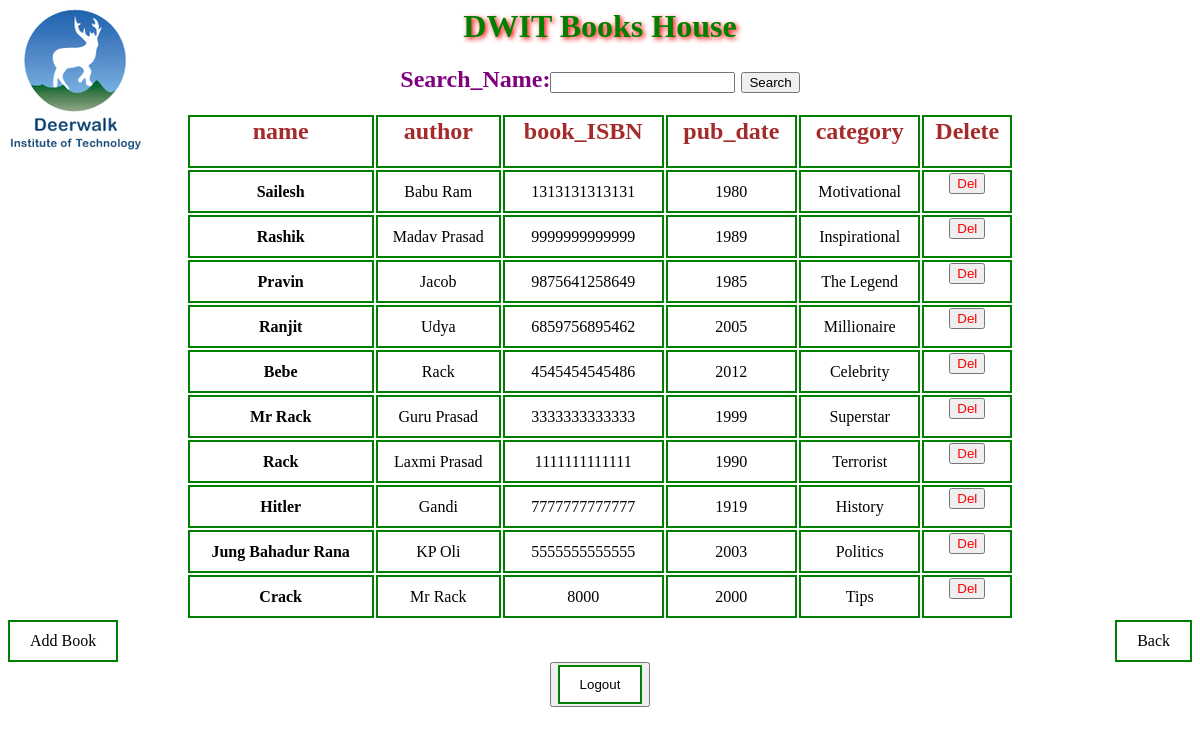
The app's page /list_of_book with its own data.
### book/models.py (models this page shows)
class Book(models.Model):
	name=models.CharField(max_length=100, blank=False)
	author=models.CharField(max_length=50, blank=False)
	book_ISBN=models.CharField(max_length=50, blank=False)
	pub_date=models.CharField(max_length=50, blank=False)
	category=models.CharField(max_length=100, blank=False)

### book/views.py (the view, shortened to what this page needs)
# urls.py: path('list_of_book',list_of_book),
def list_of_book(request):
	if request.method=='GET':
		books=Book.objects.all()
		return render(request,"book/list_of_book.html",{'books':books})

### book/templates/book/list_of_book.html (shortened to what this page needs)
{% load static %}
<link rel="stylesheet" type="text/css" href="{% static 'book/style.css' %}" />
<html>
<head>
</head>
<body div class="bod">
	<h1><b>DWIT Books House</b></h1>
	<form method="POST">
			<h2>Search_Name:<input type="text" name="Search_Name">
			<input type="Submit" value="Search"></h2>
		</form>
		<table align="center" style="width:70%">
		<tr>
			<th><h2>name</h2></th>
			<th><h2>author</h2></th>
			<th><h2>book_ISBN</h2></th>
			<th><h2>pub_date</h2></th>
			<th><h2>category</h2></th>
			<th><h2>Delete</h2></th>
		{% for book in books %}
			<tr>
				<td><b>{{book.name}}</b></td>
				<td>{{book.author}}</td>
				<td>{{book.book_ISBN}}</td>
				<td>{{book.pub_date}}</td>
				<td>{{book.category}}</td>
				<td><form action="/delete" method='POST'>{%csrf_token%} <input type="hidden" name="id"
					value="{{book.id}}"> <input class='del' type="Submit" value="Del"> </form></td>
			</tr>
		{% endfor %}
</table>
<a href="create_book">Add Book</a>
<a href="home_page" class="button" style="float:right">Back</a>
<center><button><a href="logout">Logout</a></button></center>
</body>
</html>

### book/static/book/style.css (style rules this page uses)
.bod { background: white url("images/dwit.png") no-repeat; }
body { background: white url("images/rack.jpg") no-repeat; background-size: cover; }

### book/templates/book/list_of_book.html (style rules this page uses)
h1 { text-align: center;color: green; text-shadow: 2px 2px 5px red; }
a { text-align: center; display: block; }
table { text-align: center; }
th,td { border:2px solid green; }
th { color: brown; }
form { text-align: center; color:purple; }
.del { color: red }
a:link, a:visited { background-color: white; color: black; border: 2px solid green; padding: 10px 20px; text-align: center; text-decoration: none; display: inline-block; }

### records on screen
Book: name "Sailesh", author "Babu Ram", book_ISBN "1313131313131", pub_date "1980", category "Motivational"
Book: name "Rashik", author "Madav Prasad", book_ISBN "9999999999999", pub_date "1989", category "Inspirational"
Book: name "Pravin", author "Jacob", book_ISBN "9875641258649", pub_date "1985", category "The Legend"
Book: name "Ranjit", author "Udya", book_ISBN "6859756895462", pub_date "2005", category "Millionaire"
Book: name "Bebe", author "Rack", book_ISBN "4545454545486", pub_date "2012", category "Celebrity"
Book: name "Mr Rack", author "Guru Prasad", book_ISBN "3333333333333", pub_date "1999", category "Superstar"
Book: name "Rack", author "Laxmi Prasad", book_ISBN "1111111111111", pub_date "1990", category "Terrorist"
Book: name "Hitler", author "Gandi", book_ISBN "7777777777777", pub_date "1919", category "History"
Book: name "Jung Bahadur Rana", author "KP Oli", book_ISBN "5555555555555", pub_date "2003", category "Politics"
Book: name "Crack", author "Mr Rack", book_ISBN "8000", pub_date "2000", category "Tips"
